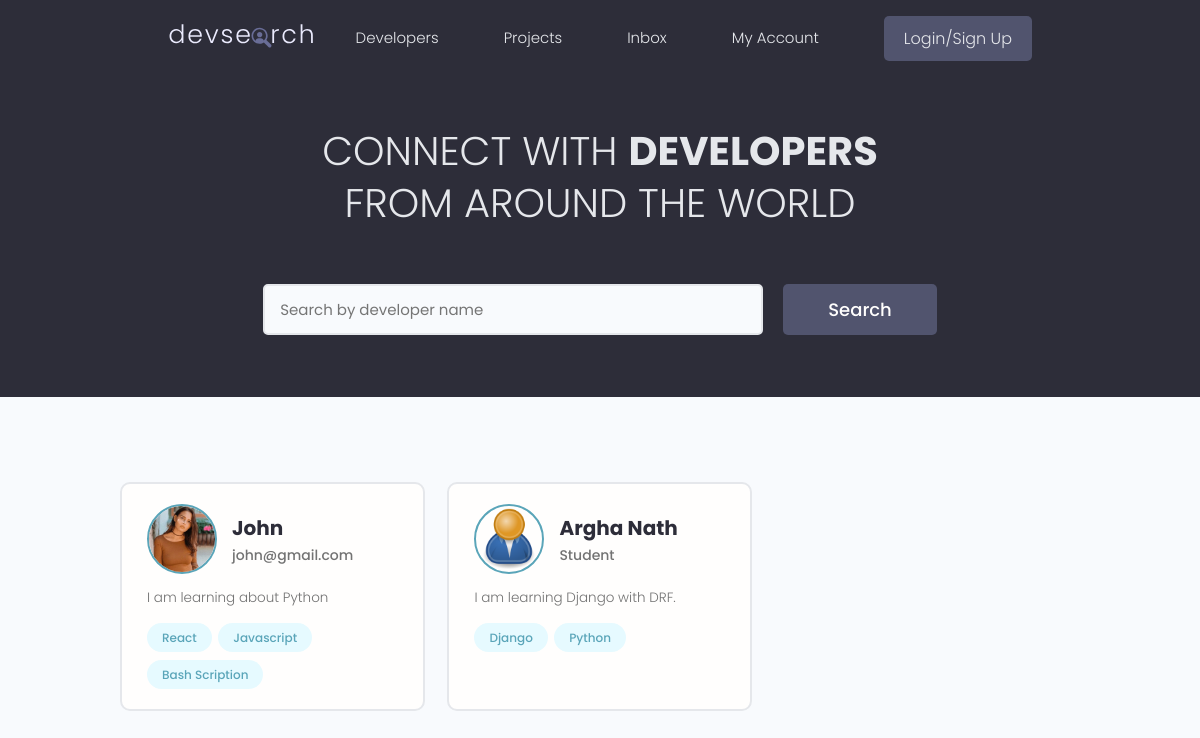
Before: / with the older database file.
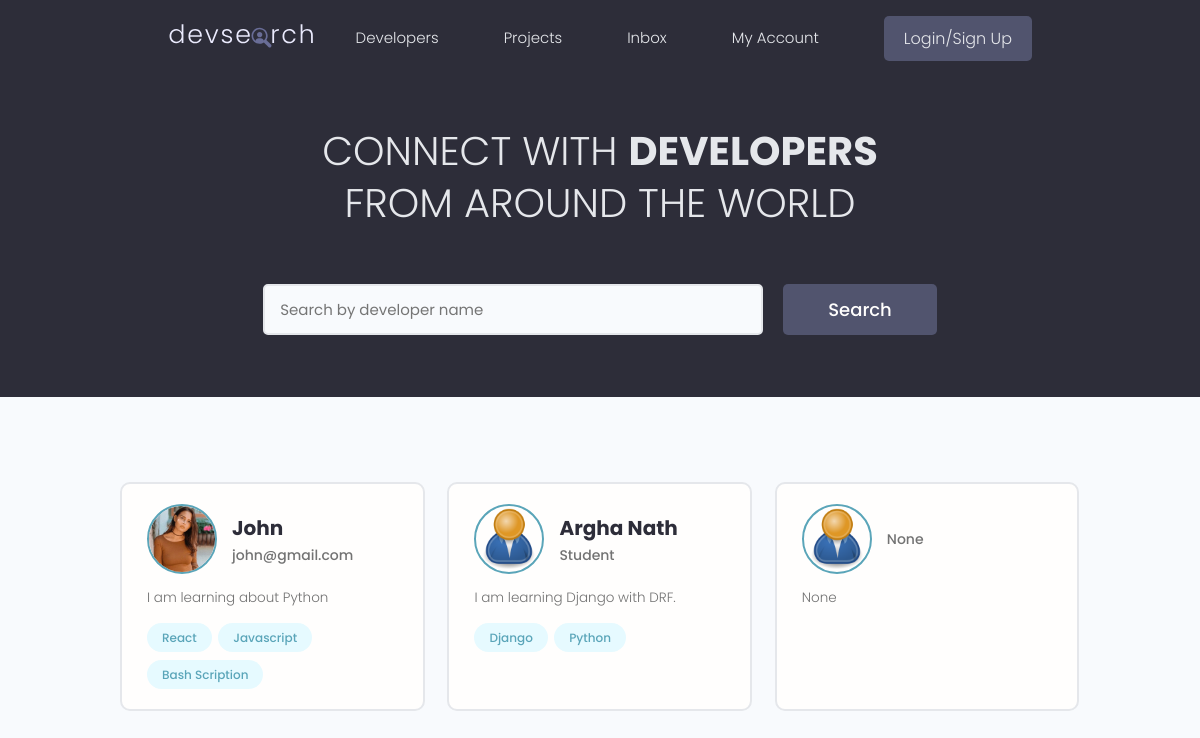
After: the same page with the newer database file.
### users/models.py (models this page shows, shortened)
class Profile(models.Model):
    user = models.OneToOneField(
        User, on_delete=models.CASCADE, null=True, blank=True)
    name = models.CharField(max_length=100, null=True, blank=True)
    email = models.CharField(max_length=200, null=True, blank=True)
    username = models.CharField(max_length=100, null=True, blank=True)
    location = models.CharField(max_length=100, null=True, blank=True)
    about = models.CharField(max_length=200, null=True, blank=True)
    bio = models.TextField(null=True, blank=True)
    profile_image = models.ImageField(
        null=True, blank=True, upload_to='profiles', default='profiles/user-default.png')
    social_github = models.CharField(max_length=200, null=True, blank=True)
    social_twitter = models.CharField(max_length=200, null=True, blank=True)
    social_linkedin = models.CharField(max_length=200, null=True, blank=True)
    social_youtube = models.CharField(max_length=200, null=True, blank=True)
    social_website = models.CharField(max_length=200, null=True, blank=True)
    created = models.DateTimeField(auto_now_add=True)
    id = models.UUIDField(default=uuid.uuid4, unique=True,
                          editable=False, primary_key=True)

class Skill(models.Model):
    owner = models.ForeignKey(
        Profile, on_delete=models.CASCADE, null=True, blank=True)
    name = models.CharField(max_length=200, null=True,
                            blank=True)
    description = models.TextField(null=True, blank=True)
    created = models.DateTimeField(auto_now_add=True)
    id = models.UUIDField(default=uuid.uuid4, unique=True,
                          editable=False, primary_key=True)
    def __str__(self):
        return self.name

### users/views.py (the view)
# urls.py: path('', profiles, name='profiles'),
def profiles(request):
    profiles = Profile.objects.all()  # Get all the profiles from the database
    context = {
        'profiles': profiles
    }
    return render(request, 'users/profiles.html', context)

### users/templates/users/profiles.html (shortened to what this page needs)
{% extends 'main.html' %}
{% block content %}
<main class="home">
    <section class="hero-section text-center">
      <div class="container container--narrow">
        <div class="hero-section__box">
          <h2>CONNECT WITH <span>DEVELOPERS</span></h2>
          <h2>FROM AROUND THE WORLD</h2>
        </div>
        <div class="hero-section__search">
          <form class="form" action="#" method="get">
            <div class="form__field">
              <input class="input input--text" id="formInput#search" type="text" name="text"
                placeholder="Search by developer name" />
            </div>
            <input class="btn btn--sub btn--lg" type="submit" value="Search" />
          </form>
        </div>
      </div>
    </section>
    <section class="devlist">
        <div class="container">
            <div class="grid grid--three">
                {% for profile in profiles %}
                    <div class="column card">
                        <div class="dev">
                            <a href="{% url 'user-profile' profile.id %}" class="card__body">
                                <div class="dev__profile">
                                    <img class="avatar avatar--md" src="{{profile.profile_image.url}}" alt="image" />
                                    <div class="dev__meta">
                                        <h3>{{profile.name}}</h3>
                                        <h5>{{profile.about|slice:"50"}}</h5>
                                    </div>
                                </div>
                                <p class="dev__info">
                                    {{profile.bio|slice:"150"}}
                                </p>
                                <div class="dev__skills">
                                    {% for skill in profile.skill_set.all|slice:"5" %}
                                        <span class="tag tag--pill tag--main">
                                            <small>{{skill}}</small>
                                        </span>
                                    {% endfor %}
                                </div>
                            </a>
                        </div>
                    </div>
                {% endfor %}
            </div>
      </div>
    </section>
  </main>
{% endblock %}

Changed rows visible on the page:
added Profile: profile_image (placeholder picture), about "None", bio "None"
